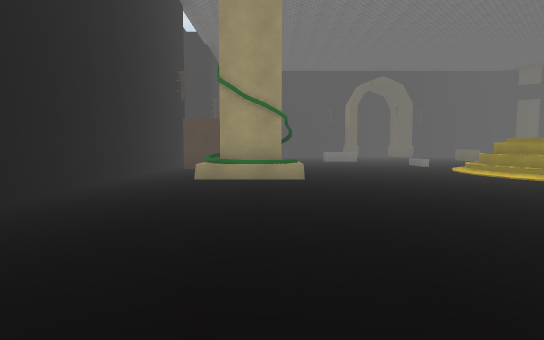
view 1 (above)

17 first-person views from a walk through a scene from a Unity 3-D project. The camera is 1.3 m above the floor, tilts 4° down and sees 80° across. The floor is counted in squares, 2 m on a side. Each view is taken from the middle of a square. On the plan, view 1 faces up. The plan holds only what a view shows up to about 10 squares ahead; the rest is blank. The player is left out. Surface patterns are stand-ins for the level's own textures.

view 2
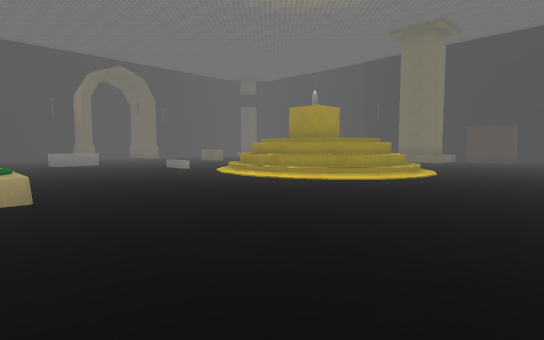

view 3
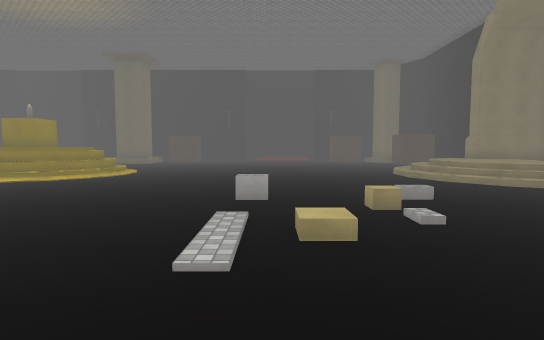

view 4
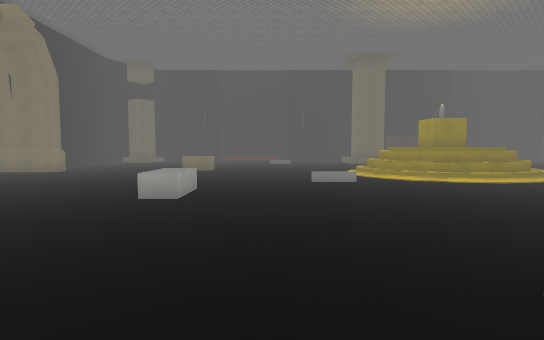

view 5
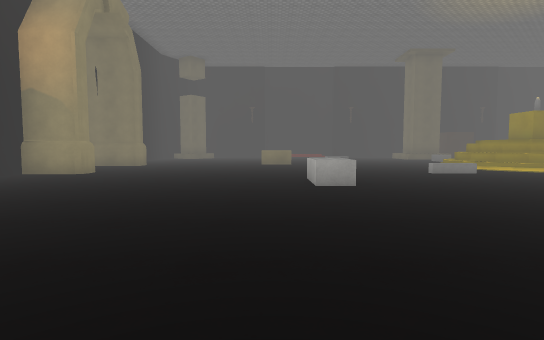

view 6
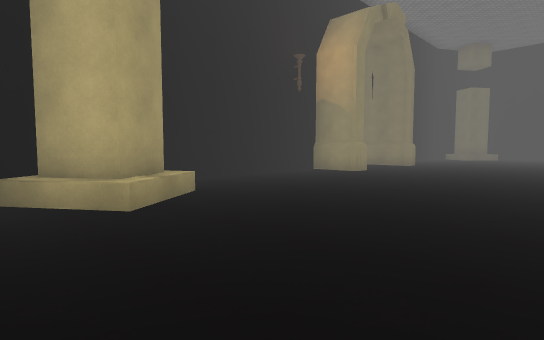

view 7
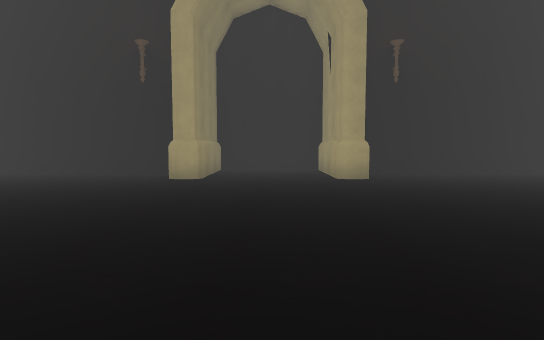

view 8
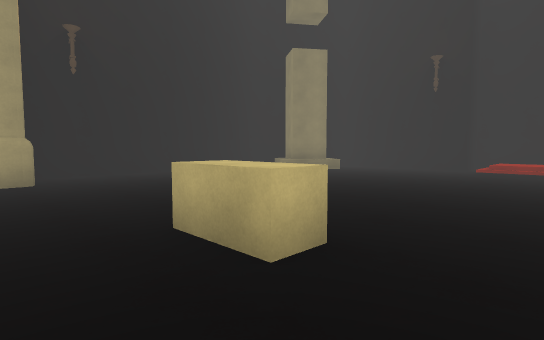

view 9
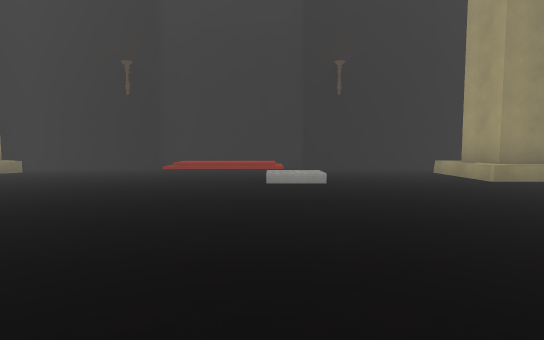

view 10
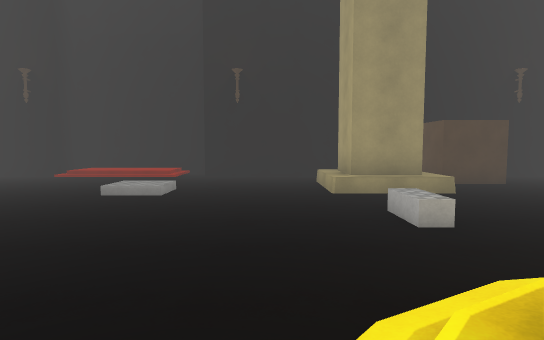

view 11
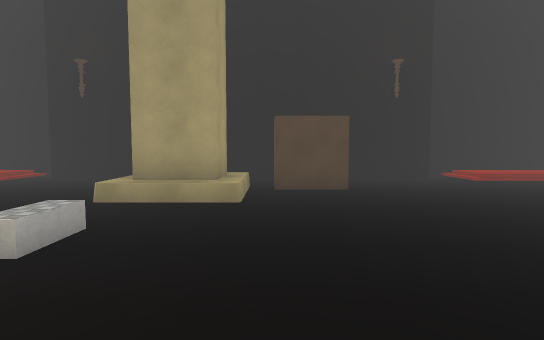

view 12
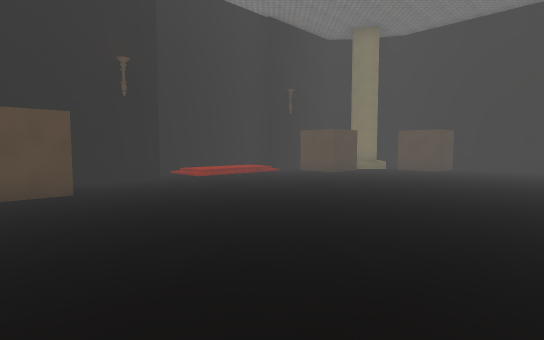

view 13
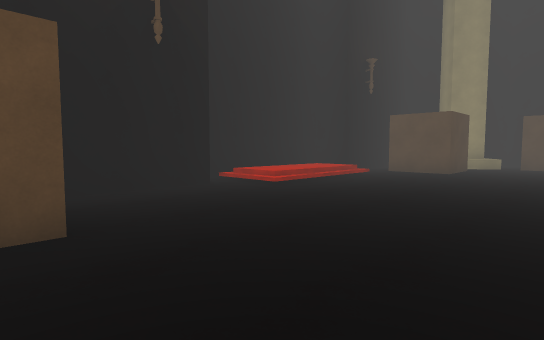

view 14
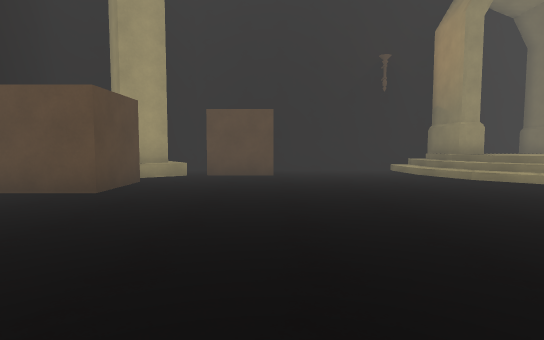

view 15
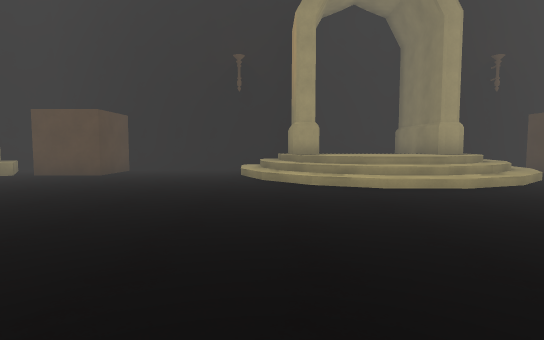

view 16
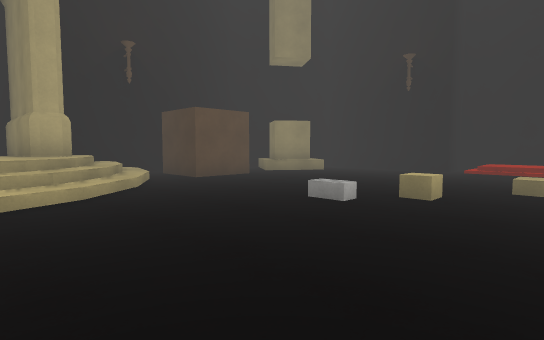

view 17
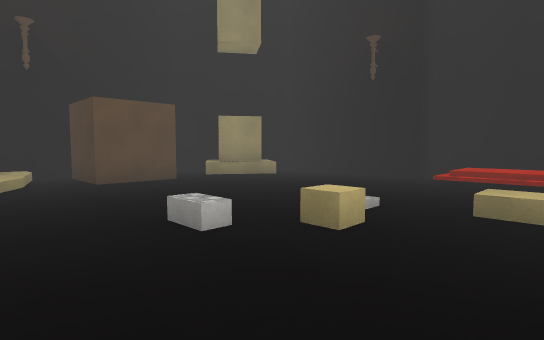

### Floor plan
Key: @ floor where view 1 was taken; # wall or solid block; . main floor; : floor 0.5 m higher than the main floor; + floor 1 m higher than the main floor; / step, stairs or slope; ^ raised ledge; v drop or lower ground; C crate; O other object.
Columns run from 5 left of view 1 to 19 right of it. Each row starts with its distance up from view 1.
 24           #####
 23           #...#
 22      ######...######
 21   ## .....#...#.... ^###
 20   .##.............  .#.#
 19   ...............   ...#
 18   ............... .....#
 17   .....................##
 16   /............^......//#
 15    .....^............./:#
 14    .................../:#
 13   /................//.//#
 12    ......./.. .....//..##
 11    C....../.  .........#
 10  #.C ......////........#
  9  #..  ....//^ //.......#
  8  #..# ..../^OO /.^.^## #
  7  #..##..../^OO /...^## #
  6  #........//^^//.....CC#
  5  #.........////......CC#
  4  #.....................#
  3   .....................#
  2    .......... .........##
  1    .......... ........//#
  0   :..@................/:#
 -1 #/:.................../:#
 -2 #//...................//#
 -3 ##.....................##
 -4  #........////.......CC#
 -5  #.......//////......CC
 -6  #.^....//++++/......#
 -7  ####.CC//#++#//..CC##
 -8    ##. ./## v##/..CC##
 -9        ####   ####

Positions as (right, up) in squares from view 1, and headings:
1: (0, 0), facing up
2: (0, 2), facing up-right
3: (-3, 0), facing right
4: (-3, 13), facing right
5: (-3, 16), facing right
6: (-3, 16), facing up-right
7: (7, 14), facing up
8: (8, 14), facing up-right
9: (8, 13), facing right
10: (8, 10), facing right
11: (9, 6), facing right
12: (9, 6), facing down-right
13: (13, 5), facing down-right
14: (13, 1), facing down
15: (9, 1), facing down
16: (6, 0), facing down-left
17: (4, 0), facing down-left
